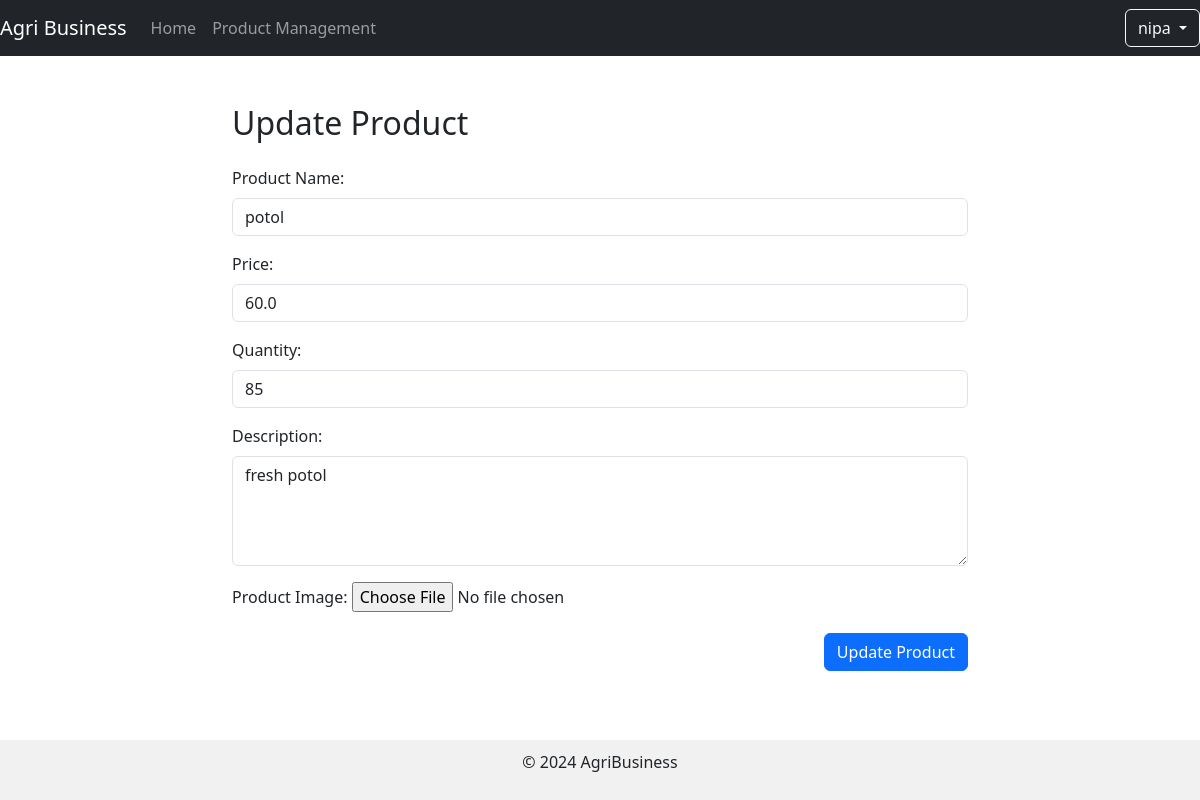
The page /product/update/17/ (signed in) on the database as committed earlier.
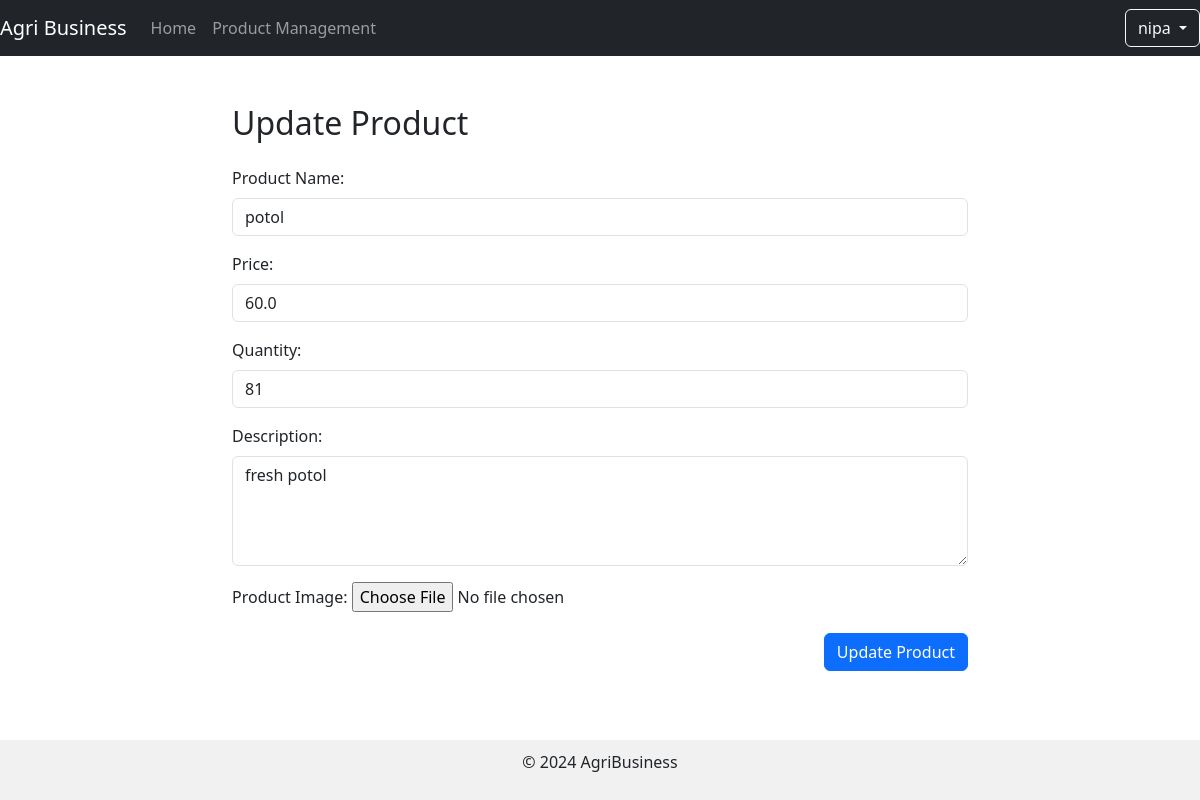
The same page on the database as committed later.
### dashboard/models.py (models this page shows, shortened)
class Product(models.Model):
    id= models.AutoField(primary_key=True)
    product_name = models.CharField(max_length=255)
    price = models.FloatField()
    description = models.TextField(blank=True, null=True)
    quantity = models.PositiveIntegerField(default=0)
    image = models.ImageField(blank=True,null=True, upload_to='products/')
    seller_id = models.ForeignKey(User, on_delete=models.CASCADE, related_name='products', default=1)

### dashboard/views.py (the view)
# urls.py: path('product/update/<int:product_id>/', d_view.updateProduct),
@login_required
def updateProduct(request, product_id):
    product = get_object_or_404(Product, pk=product_id)
    return render(request, 'products/update.html', {'product': product})

### dashboard/templates/products/update.html (shortened to what this page needs)
{% extends 'dashboard.html' %}
{% block content %}
<div class="container mt-5">
    <div class="row justify-content-center">
        <div class="col-md-8">
            <h2 class="mb-4">Update Product</h2>
            <form method="post" enctype="multipart/form-data" action="/product/store/">
                <div class="form-group mb-3">
                    <label for="product_name" class="form-label">Product Name:</label>
                    <input type="text" class="form-control" id="product_name" name="product_name" value="{{ product.product_name }}" required>
                </div>
                <div class="form-group mb-3">
                    <label for="price" class="form-label">Price:</label>
                    <input type="number" step="0.01" class="form-control" id="price" name="price" value="{{ product.price }}" required>
                </div>
                <div class="form-group mb-3">
                    <label for="quantity" class="form-label">Quantity:</label>
                    <input type="number" class="form-control" id="quantity" name="quantity" value="{{ product.quantity }}" min="0" required>
                </div>
                <div class="form-group mb-3">
                    <label for="description" class="form-label">Description:</label>
                    <textarea class="form-control" id="description" name="description" rows="4">{{ product.description }}</textarea>
                </div>
                <div class="form-group mb-3">
                    <label for="image" class="form-label">Product Image:</label>
                    <input type="file" class="form-control-file" id="image" name="image">
                </div>
                <div class="d-flex justify-content-end">
                    <button type="submit" class="btn btn-primary">Update Product</button>
                </div>
            </form>
        </div>
    </div>
</div>
{% endblock %}

Rows that differ between the two databases and show on the page:
changed Product "potol": quantity "85" → "81"
